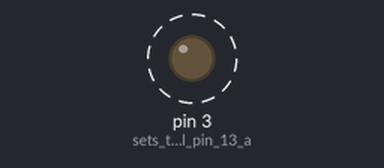
A sketch run on a simulated Arduino Uno, built with avr-gcc and run on an emulated ATmega328P. Parts: output pins drawn as LEDs (lit = HIGH). Dashed ring = blinking.

Above: at 0.5 s.
Timing chart, 0 to 3.0 s (numbered marks = the images above):
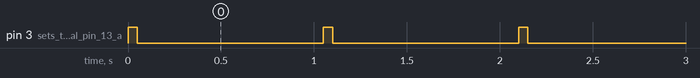

The sketch:

MoAirPuff.ino
```cpp
void setup() {
  pinMode(3, OUTPUT);    // sets the digital pin 13 as output
}

void loop() {
  digitalWrite(3, HIGH); // sets the digital pin 13 on
  delay(50);            // waits for a second
  digitalWrite(3, LOW);  // sets the digital pin 13 off
  delay(1000);            // waits for a second
}
```

Measured:
- by itself, pin 3 (sets_the_digital_pin_13_a): alternates HIGH for 0.05 s and LOW for 1.0 s
